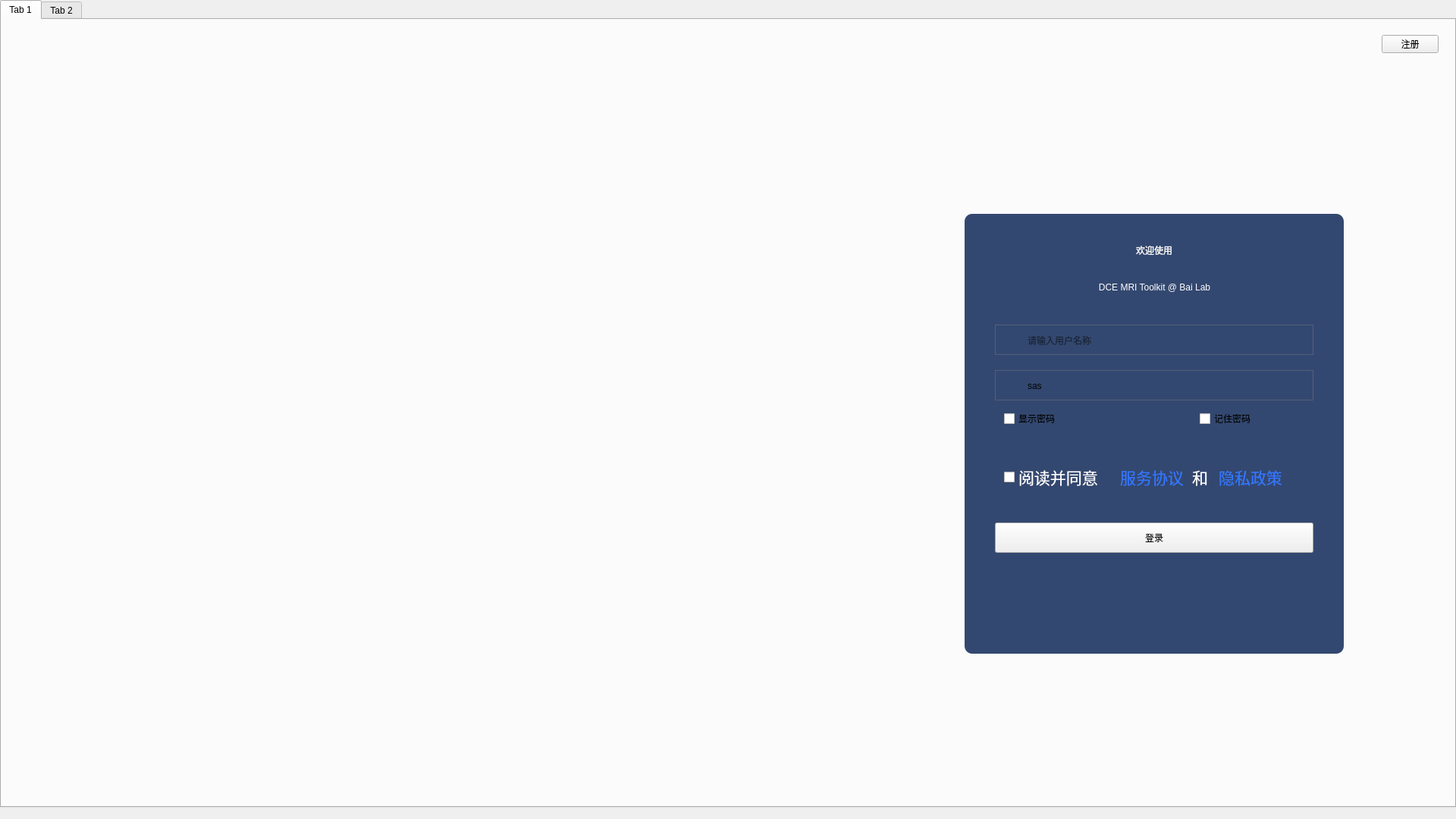
<?xml version="1.0" encoding="UTF-8"?>
<ui version="4.0">
 <class>JMeasure</class>
 <widget class="qMRMLWidget" name="JMeasure">
  <property name="geometry">
   <rect>
    <x>0</x>
    <y>0</y>
    <width>1920</width>
    <height>1080</height>
   </rect>
  </property>
  <property name="styleSheet">
   <string notr="true"/>
  </property>
  <layout class="QVBoxLayout" name="verticalLayout">
   <property name="leftMargin">
    <number>0</number>
   </property>
   <property name="topMargin">
    <number>0</number>
   </property>
   <property name="rightMargin">
    <number>0</number>
   </property>
   <property name="bottomMargin">
    <number>6</number>
   </property>
   <item>
    <widget class="QWidget" name="widget" native="true">
     <layout class="QVBoxLayout" name="verticalLayout_3">
      <property name="leftMargin">
       <number>0</number>
      </property>
      <property name="topMargin">
       <number>0</number>
      </property>
      <property name="rightMargin">
       <number>0</number>
      </property>
      <item>
       <widget class="QTabWidget" name="tabWidget">
        <property name="currentIndex">
         <number>0</number>
        </property>
        <widget class="QWidget" name="tab">
         <attribute name="title">
          <string>Tab 1</string>
         </attribute>
         <widget class="QLabel" name="label_7">
          <property name="geometry">
           <rect>
            <x>0</x>
            <y>0</y>
            <width>1920</width>
            <height>1080</height>
           </rect>
          </property>
          <property name="layoutDirection">
           <enum>Qt::LeftToRight</enum>
          </property>
          <property name="styleSheet">
           <string notr="true"/>
          </property>
          <property name="lineWidth">
           <number>0</number>
          </property>
          <property name="text">
           <string/>
          </property>
          <property name="indent">
           <number>0</number>
          </property>
         </widget>
         <widget class="QLineEdit" name="l_password">
          <property name="geometry">
           <rect>
            <x>1310</x>
            <y>462</y>
            <width>420</width>
            <height>40</height>
           </rect>
          </property>
          <property name="styleSheet">
           <string notr="true">padding: 40px;
border: 1px solid #525F7B;
background-color: rgb(51, 72, 112);</string>
          </property>
          <property name="text">
           <string>sas</string>
          </property>
          <property name="placeholderText">
           <string>请输入登录密码</string>
          </property>
         </widget>
         <widget class="QLineEdit" name="l_username">
          <property name="geometry">
           <rect>
            <x>1310</x>
            <y>402</y>
            <width>420</width>
            <height>40</height>
           </rect>
          </property>
          <property name="sizePolicy">
           <sizepolicy hsizetype="Fixed" vsizetype="Fixed">
            <horstretch>0</horstretch>
            <verstretch>0</verstretch>
           </sizepolicy>
          </property>
          <property name="styleSheet">
           <string notr="true">padding: 40px;
border: 1px solid #525F7B;
background-color: rgb(51, 72, 112);</string>
          </property>
          <property name="text">
           <string/>
          </property>
          <property name="frame">
           <bool>true</bool>
          </property>
          <property name="placeholderText">
           <string>请输入用户名称</string>
          </property>
         </widget>
         <widget class="QPushButton" name="BtnDoLogin">
          <property name="geometry">
           <rect>
            <x>1310</x>
            <y>663</y>
            <width>420</width>
            <height>40</height>
           </rect>
          </property>
          <property name="styleSheet">
           <string notr="true">background: qlineargradient(x1: 0, y1: 0, x2: 1, y2: 0,
                                stop: 0 #3377FF, stop: 1 #00349B);</string>
          </property>
          <property name="text">
           <string>登录</string>
          </property>
         </widget>
         <widget class="QCheckBox" name="checkUserAgreement">
          <property name="enabled">
           <bool>true</bool>
          </property>
          <property name="geometry">
           <rect>
            <x>1322</x>
            <y>590</y>
            <width>171</width>
            <height>26</height>
           </rect>
          </property>
          <property name="sizePolicy">
           <sizepolicy hsizetype="Expanding" vsizetype="Expanding">
            <horstretch>0</horstretch>
            <verstretch>0</verstretch>
           </sizepolicy>
          </property>
          <property name="font">
           <font>
            <family>黑体</family>
            <pointsize>16</pointsize>
            <italic>false</italic>
            <bold>false</bold>
           </font>
          </property>
          <property name="layoutDirection">
           <enum>Qt::LeftToRight</enum>
          </property>
          <property name="styleSheet">
           <string notr="true">color: rgb(255, 255, 255);
font: 16pt &quot;黑体&quot;;</string>
          </property>
          <property name="text">
           <string>阅读并同意</string>
          </property>
          <property name="iconSize">
           <size>
            <width>26</width>
            <height>26</height>
           </size>
          </property>
         </widget>
         <widget class="QPushButton" name="btnPrivacyPolicy">
          <property name="geometry">
           <rect>
            <x>1600</x>
            <y>590</y>
            <width>94</width>
            <height>26</height>
           </rect>
          </property>
          <property name="sizePolicy">
           <sizepolicy hsizetype="Expanding" vsizetype="Expanding">
            <horstretch>0</horstretch>
            <verstretch>0</verstretch>
           </sizepolicy>
          </property>
          <property name="font">
           <font>
            <family>黑体</family>
            <pointsize>16</pointsize>
            <italic>false</italic>
            <bold>false</bold>
           </font>
          </property>
          <property name="cursor">
           <cursorShape>PointingHandCursor</cursorShape>
          </property>
          <property name="styleSheet">
           <string notr="true">background-color: rgb(51, 72, 112);
font: 16pt &quot;黑体&quot;;
color: rgb(51, 119, 255);
border:0px;</string>
          </property>
          <property name="text">
           <string>隐私政策</string>
          </property>
         </widget>
         <widget class="QLabel" name="label_8">
          <property name="geometry">
           <rect>
            <x>1570</x>
            <y>590</y>
            <width>24</width>
            <height>26</height>
           </rect>
          </property>
          <property name="sizePolicy">
           <sizepolicy hsizetype="Expanding" vsizetype="Expanding">
            <horstretch>0</horstretch>
            <verstretch>0</verstretch>
           </sizepolicy>
          </property>
          <property name="font">
           <font>
            <family>黑体</family>
            <pointsize>16</pointsize>
            <italic>false</italic>
            <bold>false</bold>
           </font>
          </property>
          <property name="styleSheet">
           <string notr="true">background-color: rgba(255, 255, 255, 0);
color: rgb(255, 255, 255);
font: 16pt &quot;黑体&quot;;</string>
          </property>
          <property name="text">
           <string>和</string>
          </property>
         </widget>
         <widget class="QPushButton" name="btnUserAgreement">
          <property name="geometry">
           <rect>
            <x>1470</x>
            <y>590</y>
            <width>94</width>
            <height>26</height>
           </rect>
          </property>
          <property name="sizePolicy">
           <sizepolicy hsizetype="Expanding" vsizetype="Expanding">
            <horstretch>0</horstretch>
            <verstretch>0</verstretch>
           </sizepolicy>
          </property>
          <property name="font">
           <font>
            <family>黑体</family>
            <pointsize>16</pointsize>
            <italic>false</italic>
            <bold>false</bold>
           </font>
          </property>
          <property name="styleSheet">
           <string notr="true">background-color: rgb(51, 72, 112);
font: 16pt &quot;黑体&quot;;
color: rgb(51, 119, 255);
border:0px;</string>
          </property>
          <property name="text">
           <string>服务协议</string>
          </property>
         </widget>
         <widget class="QLabel" name="lblSoftwareName">
          <property name="geometry">
           <rect>
            <x>1392</x>
            <y>284</y>
            <width>256</width>
            <height>40</height>
           </rect>
          </property>
          <property name="styleSheet">
           <string notr="true">font: 24pt &quot;黑体&quot;;
color: rgb(255, 255, 255);</string>
          </property>
          <property name="text">
           <string>欢迎使用</string>
          </property>
          <property name="alignment">
           <set>Qt::AlignCenter</set>
          </property>
         </widget>
         <widget class="QLabel" name="label_9">
          <property name="geometry">
           <rect>
            <x>1289</x>
            <y>340</y>
            <width>463</width>
            <height>26</height>
           </rect>
          </property>
          <property name="styleSheet">
           <string notr="true">color: rgb(0, 0, 0);
color: rgb(255, 255, 255);
font: 16pt &quot;黑体&quot;;</string>
          </property>
          <property name="text">
           <string>DCE MRI Toolkit @ Bai Lab</string>
          </property>
          <property name="alignment">
           <set>Qt::AlignCenter</set>
          </property>
         </widget>
         <widget class="QLabel" name="label_2">
          <property name="geometry">
           <rect>
            <x>1270</x>
            <y>256</y>
            <width>500</width>
            <height>580</height>
           </rect>
          </property>
          <property name="styleSheet">
           <string notr="true">border-radius: 10px;
background-color: rgb(51, 72, 112);</string>
          </property>
          <property name="text">
           <string/>
          </property>
         </widget>
         <widget class="QCheckBox" name="l_cb_show_password">
          <property name="geometry">
           <rect>
            <x>1322</x>
            <y>516</y>
            <width>147</width>
            <height>20</height>
           </rect>
          </property>
          <property name="text">
           <string>显示密码</string>
          </property>
         </widget>
         <widget class="QCheckBox" name="l_cb_remember_password">
          <property name="geometry">
           <rect>
            <x>1580</x>
            <y>516</y>
            <width>147</width>
            <height>20</height>
           </rect>
          </property>
          <property name="text">
           <string>记住密码</string>
          </property>
         </widget>
         <widget class="QPushButton" name="BtnReturnToRegister">
          <property name="geometry">
           <rect>
            <x>1820</x>
            <y>20</y>
            <width>75</width>
            <height>24</height>
           </rect>
          </property>
          <property name="text">
           <string>注册</string>
          </property>
         </widget>
         <widget class="QLabel" name="r_error_text_2">
          <property name="geometry">
           <rect>
            <x>1277</x>
            <y>546</y>
            <width>481</width>
            <height>24</height>
           </rect>
          </property>
          <property name="styleSheet">
           <string notr="true">color: rgb(255, 0, 4);</string>
          </property>
          <property name="text">
           <string/>
          </property>
          <property name="alignment">
           <set>Qt::AlignCenter</set>
          </property>
         </widget>
         <widget class="QLabel" name="lblUser">
          <property name="geometry">
           <rect>
            <x>1316</x>
            <y>410</y>
            <width>24</width>
            <height>24</height>
           </rect>
          </property>
          <property name="text">
           <string/>
          </property>
         </widget>
         <widget class="QLabel" name="lblPassword">
          <property name="geometry">
           <rect>
            <x>1316</x>
            <y>470</y>
            <width>24</width>
            <height>24</height>
           </rect>
          </property>
          <property name="text">
           <string/>
          </property>
         </widget>
         <zorder>label_7</zorder>
         <zorder>label_2</zorder>
         <zorder>l_password</zorder>
         <zorder>l_username</zorder>
         <zorder>BtnDoLogin</zorder>
         <zorder>checkUserAgreement</zorder>
         <zorder>btnPrivacyPolicy</zorder>
         <zorder>label_8</zorder>
         <zorder>btnUserAgreement</zorder>
         <zorder>lblSoftwareName</zorder>
         <zorder>label_9</zorder>
         <zorder>l_cb_show_password</zorder>
         <zorder>l_cb_remember_password</zorder>
         <zorder>BtnReturnToRegister</zorder>
         <zorder>r_error_text_2</zorder>
         <zorder>lblUser</zorder>
         <zorder>lblPassword</zorder>
        </widget>
        <widget class="QWidget" name="tab_2">
         <attribute name="title">
          <string>Tab 2</string>
         </attribute>
         <layout class="QVBoxLayout" name="verticalLayout_6">
          <property name="leftMargin">
           <number>0</number>
          </property>
          <property name="topMargin">
           <number>20</number>
          </property>
          <property name="rightMargin">
           <number>0</number>
          </property>
          <property name="bottomMargin">
           <number>20</number>
          </property>
          <item>
           <layout class="QVBoxLayout" name="verticalLayout_5">
            <item>
             <layout class="QHBoxLayout" name="horizontalLayout_2" stretch="0,0,1,0,0">
              <item>
               <spacer name="horizontalSpacer_5">
                <property name="orientation">
                 <enum>Qt::Horizontal</enum>
                </property>
                <property name="sizeHint" stdset="0">
                 <size>
                  <width>95</width>
                  <height>20</height>
                 </size>
                </property>
               </spacer>
              </item>
              <item>
               <widget class="QLabel" name="label_6">
                <property name="text">
                 <string/>
                </property>
               </widget>
              </item>
              <item>
               <widget class="QLabel" name="r_error_text">
                <property name="styleSheet">
                 <string notr="true">color: rgb(255, 0, 4);</string>
                </property>
                <property name="text">
                 <string/>
                </property>
                <property name="alignment">
                 <set>Qt::AlignCenter</set>
                </property>
               </widget>
              </item>
              <item>
               <widget class="QPushButton" name="BtnReturnToLogin">
                <property name="text">
                 <string>登录</string>
                </property>
               </widget>
              </item>
              <item>
               <spacer name="horizontalSpacer_6">
                <property name="orientation">
                 <enum>Qt::Horizontal</enum>
                </property>
                <property name="sizeType">
                 <enum>QSizePolicy::Fixed</enum>
                </property>
                <property name="sizeHint" stdset="0">
                 <size>
                  <width>20</width>
                  <height>20</height>
                 </size>
                </property>
               </spacer>
              </item>
             </layout>
            </item>
            <item>
             <spacer name="verticalSpacer_3">
              <property name="orientation">
               <enum>Qt::Vertical</enum>
              </property>
              <property name="sizeHint" stdset="0">
               <size>
                <width>20</width>
                <height>40</height>
               </size>
              </property>
             </spacer>
            </item>
            <item>
             <layout class="QGridLayout" name="gridLayout_2">
              <property name="sizeConstraint">
               <enum>QLayout::SetDefaultConstraint</enum>
              </property>
              <item row="0" column="4">
               <spacer name="horizontalSpacer_8">
                <property name="orientation">
                 <enum>Qt::Horizontal</enum>
                </property>
                <property name="sizeHint" stdset="0">
                 <size>
                  <width>40</width>
                  <height>20</height>
                 </size>
                </property>
               </spacer>
              </item>
              <item row="1" column="1">
               <widget class="QLabel" name="label_3">
                <property name="text">
                 <string>密  码:</string>
                </property>
                <property name="alignment">
                 <set>Qt::AlignRight|Qt::AlignTrailing|Qt::AlignVCenter</set>
                </property>
               </widget>
              </item>
              <item row="2" column="1">
               <widget class="QLabel" name="label_5">
                <property name="text">
                 <string>重复密码:</string>
                </property>
                <property name="alignment">
                 <set>Qt::AlignRight|Qt::AlignTrailing|Qt::AlignVCenter</set>
                </property>
               </widget>
              </item>
              <item row="0" column="0">
               <spacer name="horizontalSpacer_7">
                <property name="orientation">
                 <enum>Qt::Horizontal</enum>
                </property>
                <property name="sizeHint" stdset="0">
                 <size>
                  <width>40</width>
                  <height>20</height>
                 </size>
                </property>
               </spacer>
              </item>
              <item row="0" column="2">
               <widget class="QLineEdit" name="r_username"/>
              </item>
              <item row="3" column="2">
               <widget class="QPushButton" name="BtnDoRegister">
                <property name="text">
                 <string>注册</string>
                </property>
               </widget>
              </item>
              <item row="2" column="2">
               <widget class="QLineEdit" name="r_password_2">
                <property name="echoMode">
                 <enum>QLineEdit::Password</enum>
                </property>
               </widget>
              </item>
              <item row="0" column="1">
               <widget class="QLabel" name="label_4">
                <property name="text">
                 <string>用户名:</string>
                </property>
                <property name="alignment">
                 <set>Qt::AlignRight|Qt::AlignTrailing|Qt::AlignVCenter</set>
                </property>
               </widget>
              </item>
              <item row="1" column="2">
               <widget class="QLineEdit" name="r_password_1">
                <property name="echoMode">
                 <enum>QLineEdit::Password</enum>
                </property>
               </widget>
              </item>
              <item row="0" column="3">
               <widget class="QComboBox" name="r_user_auth">
                <item>
                 <property name="text">
                  <string>管理员</string>
                 </property>
                </item>
                <item>
                 <property name="text">
                  <string>普通用户</string>
                 </property>
                </item>
               </widget>
              </item>
             </layout>
            </item>
            <item>
             <spacer name="verticalSpacer_4">
              <property name="orientation">
               <enum>Qt::Vertical</enum>
              </property>
              <property name="sizeHint" stdset="0">
               <size>
                <width>20</width>
                <height>40</height>
               </size>
              </property>
             </spacer>
            </item>
           </layout>
          </item>
         </layout>
        </widget>
       </widget>
      </item>
     </layout>
    </widget>
   </item>
  </layout>
 </widget>
 <customwidgets>
  <customwidget>
   <class>qMRMLWidget</class>
   <extends>QWidget</extends>
   <header>qMRMLWidget.h</header>
   <container>1</container>
  </customwidget>
 </customwidgets>
 <resources/>
 <connections/>
</ui>
